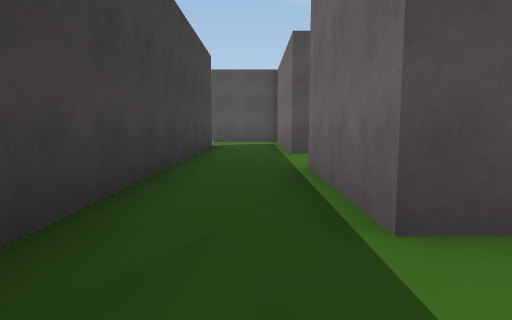
view 1 (above)

14 first-person views from a walk through a 3-D level made in the Unity game engine. The camera is 1.2 m above the floor, tilts 6° down and sees 75° across. The floor is counted in squares, 2 m on a side. Each view is taken from the middle of a square. On the plan, view 1 faces up. The plan holds only what a view shows up to about 10 squares ahead; the rest is blank. The place goes on beyond the plan.

view 2
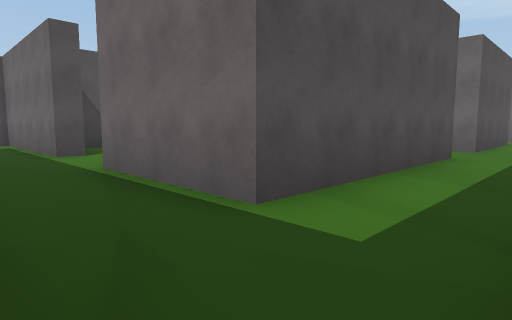

view 3
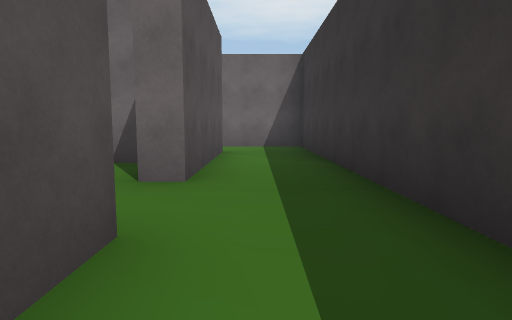

view 4
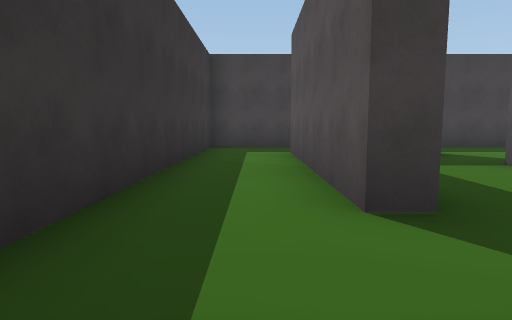

view 5
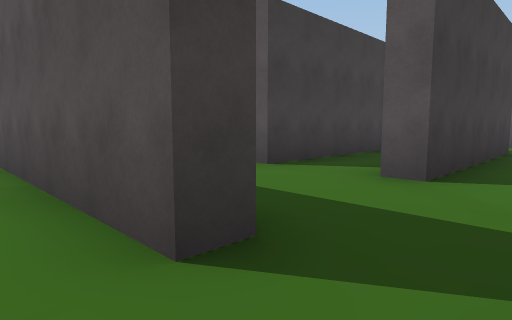

view 6
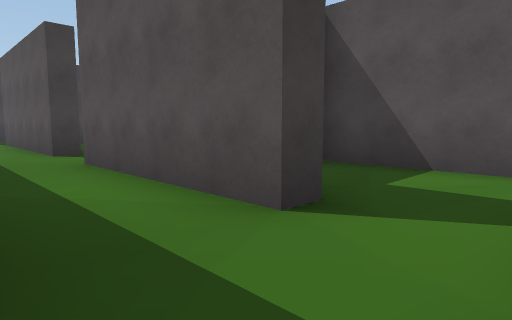

view 7
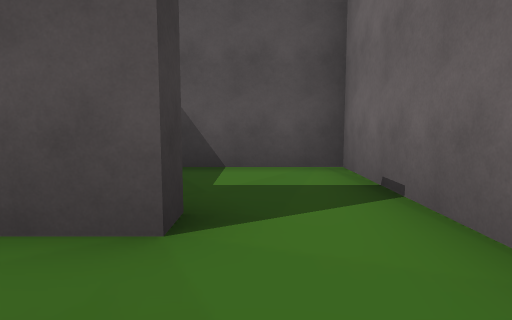

view 8
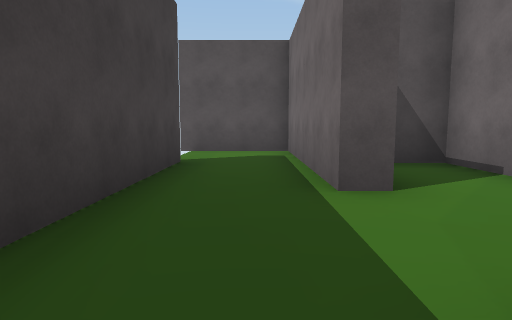

view 9
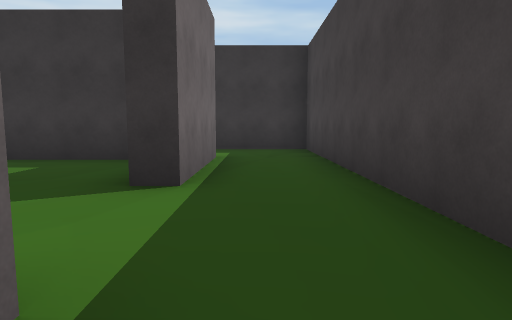

view 10
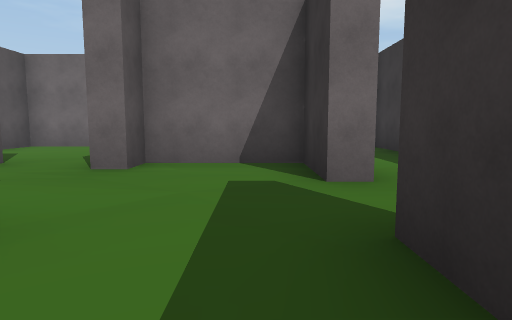

view 11
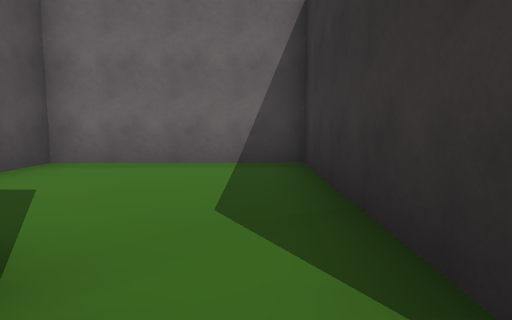

view 12
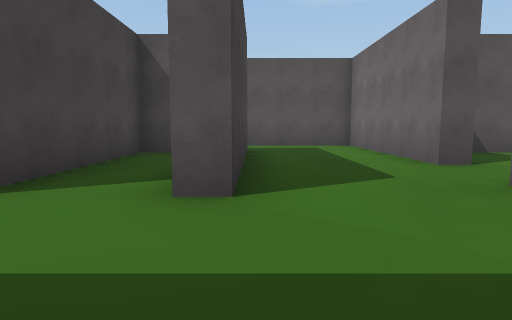

view 13
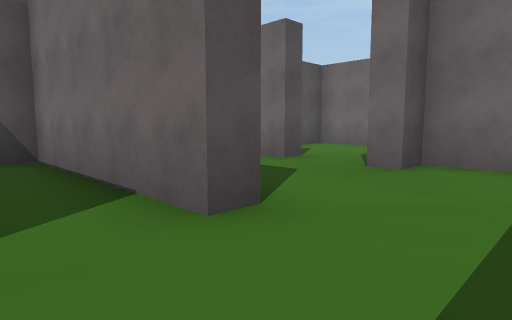

view 14
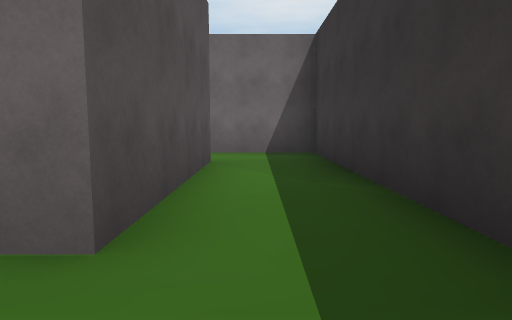

### Floor plan
Points are (right, up) in squares from view 1. A wall is a line through its corners. A room is listed if a view was taken in it or the views show most of it. See-through windows are left out.
Room 1 (views 1, 2, 3, 4, 5, 6, 7, 8, 9, 12, 14)
walls: (2.1, 2.2) (3.6, 2.2); (3.5, 4.8) (3, 4.8); (5.8, 2.2) (5.8, 1.7) (0.8, 1.7) (0.8, 4.8) (1.2, 4.8); (1.4, 7) (0.8, 7) (0.8, 11.7) (-1.8, 11.7); (3, 7.9) (3, 9.2) (1.9, 9.2); (-1.2, 9.5) (-1.2, -0.3) (13.3, -0.3) (13.3, 4.8) (9.8, 4.8); (11.5, 2.4) (11.5, 1.7) (7.5, 1.7) (7.5, 2.2)
ways out: opening at (3, 3.5) to room 2; opening at (6.5, 2) to room 2
Room 2 (views 10, 13)
walls: (5.8, 4.8) (5.3, 4.8) (5.3, 9.2) (3.5, 9.2) (3.5, 4.8); (3.6, 2.2) (5.8, 2.2); (7.5, 2.2) (9.3, 2.2) (9.3, 4.8) (8.5, 4.8)
ways out: opening at (3, 3.5) to room 1; opening at (6.5, 2) to room 1; opening at (7.5, 5) to room 3
Room 3 (view 11)
walls: (8.8, 7) (8.8, 11.7) (5.5, 11.7); (5.8, 9.8) (5.8, 4.8); (8.5, 4.8) (8.5, 5.2)
ways out: opening at (7.5, 5) to room 2; opening at (9, 6.5) to room 4; opening at (5.5, 11)
Room 4 (no view inside)
walls: (9.4, 7) (8.8, 7); (8.9, 5.2) (13.3, 5.2) (13.3, 9.2) (10.6, 9.2)
ways out: opening at (9, 6.5) to room 3

Positions as (right, up) in squares from view 1, and headings:
1: (0, 0), facing up
2: (-1, 0), facing up-right
3: (4, 1), facing right
4: (8, 1), facing left
5: (7, 1), facing up-left
6: (13, 0), facing up-left
7: (12, 0), facing up
8: (0, 4), facing up
9: (0, 8), facing down
10: (4, 3), facing right
11: (8, 6), facing right
12: (6, 2), facing up
13: (4, 3), facing up-right
14: (6, 1), facing right
